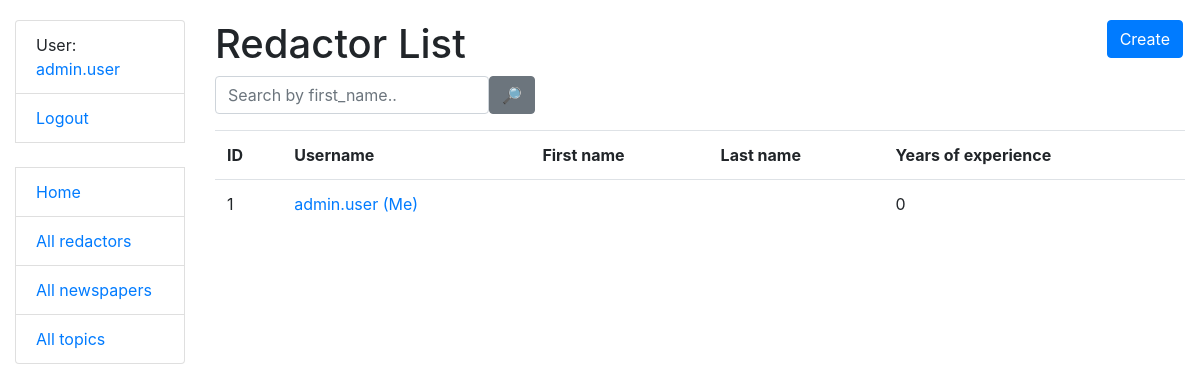
The app's page /redactors/ (signed in) with its own data.
### agency/models.py (models this page shows, shortened)
class Redactor(AbstractUser):
    years_of_experience = models.IntegerField(default=0)
    class Meta:
        verbose_name = "redactor"
        verbose_name_plural = "redactors"
    def get_absolute_url(self) -> str:
        return reverse("agency:redactor-detail", kwargs={"pk": self.pk})

### agency/views.py (the view)
# urls.py: path("redactors/", RedactorListView.as_view(), name="redactor-list"),
class RedactorListView(LoginRequiredMixin, generic.ListView):
    model = Redactor
    paginate_by = 5
    def get_context_data(self, *, object_list=None, **kwargs) -> None:
        context = super(RedactorListView, self).get_context_data(**kwargs)
        first_name = self.request.GET.get("first_name", "")
        context["search_form"] = RedactorSearchForm(
            initial={"first_name": first_name}
        )
        return context
    def get_queryset(self) -> None:
        form = RedactorSearchForm(self.request.GET)
        if form.is_valid():
            queryset = super().get_queryset()
            return queryset.filter(
                first_name__icontains=form.cleaned_data["first_name"]
            )
        return super().get_queryset()

### agency/forms.py
class RedactorSearchForm(forms.Form):
    first_name = forms.CharField(
        max_length=255,
        required=False,
        label="",
        widget=forms.TextInput(
            attrs={"placeholder": "Search by first_name.."}
        ),
    )

### templates/agency/redactor_list.html
{% extends "base.html" %}
{% block content %}
    <h1>
      Redactor List
      <a href="{% url 'agency:redactor-create' %}" class="btn btn-primary link-to-page">
        Create
      </a>
    </h1>
    {% block searh_form %}
      {% include "includes/search_form.html"%}
    {% endblock %}
    {% if redactor_list %}
    <table class="table">
      <tr>
        <th>ID</th>
        <th>Username</th>
        <th>First name</th>
        <th>Last name</th>
        <th>Years of experience</th>
      </tr>
    {% for redactor in redactor_list %}
      <tr>
        <td>{{ redactor.id }}</td>
        <td><a href="{{ redactor.get_absolute_url }}">{{ redactor.username }} {% if user == redactor %} (Me){% endif %}</a></td>
        <td>{{ redactor.first_name }}</td>
        <td>{{ redactor.last_name }}</td>
        <td>{{ redactor.years_of_experience }}</td>
      </tr>
    {% endfor %}
    </table>
    {% else %}
      <p>There are no redactors in the agency.</p>
    {% endif %}
{% endblock %}

### templates/includes/sidebar.html
<ul class="sidebar-nav list-group">
  {% if user.is_authenticated %}
    <li class="list-group-item">User: <a href="{{ user.get_absolute_url }}">{{ user.get_username }}</a></li>
    <li class="list-group-item"><a href="{% url 'logout'%}?next={{request.path}}">Logout</a></li>
  {% else %}
    <li class="list-group-item"><a href="{% url 'login'%}?next={{request.path}}">Login</a></li>
  {% endif %}
  <br>
  <li class="list-group-item"><a href="{% url 'agency:index' %}">Home</a></li>
  <li class="list-group-item"><a href="{% url 'agency:redactor-list' %}">All redactors</a></li>
  <li class="list-group-item"><a href="{% url 'agency:newspaper-list' %}">All newspapers</a></li>
  <li class="list-group-item"><a href="{% url 'agency:topic-list' %}">All topics</a></li>
</ul>

### static/css/styles.css (style rules this page uses)
body { margin-top: 20px; }
.link-to-page { float: right; margin: 0 2px 0 2px; }

### records on screen
Redactor: get_username "admin.user", id "1", username "admin.user", shows "(Me)", years_of_experience "0"
